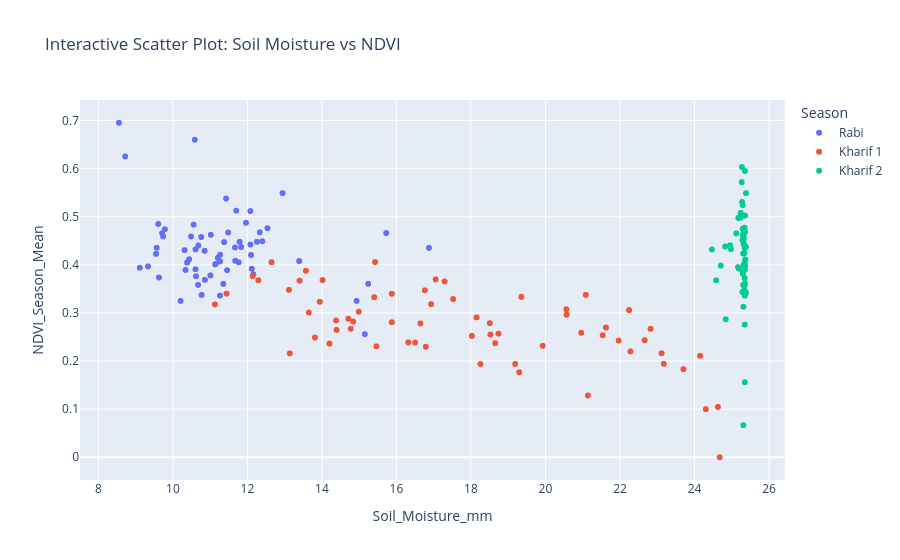

Here is the notebook cell this chart was saved with:
### Code cell
fig = px.scatter(
    df,
    x="Soil_Moisture_mm",
    y=target,
    color="Season",
    hover_data=["Crop_Name", "District", "Rainfall", "Heat_Stress_Days"],
    title="Interactive Scatter Plot: Soil Moisture vs NDVI"
)

fig.update_layout(
    xaxis_title="Soil_Moisture_mm",
    yaxis_title="NDVI_Season_Mean",
    legend_title="Season"
)

fig.show()

### Figure 1 — Plotly figure (JSON) as saved in the notebook; plotly's stock layout.template omitted (floating-point values rounded to 4 significant figures; data arrays with more than 128 entries replaced by an {"elided": "..."} marker saying what was removed)
{"data": [{"customdata": {"elided": "1280x4 mixed values"}, "hovertemplate": "Season=Rabi<br>Soil_Moisture_mm=%{x}<br>NDVI_Season_Mean=%{y}<br>Crop_Name=%{customdata[0]}<br>District=%{customdata[1]}<br>Rainfall=%{customdata[2]}<br>Heat_Stress_Days=%{customdata[3]}<extra></extra>", "legendgroup": "Rabi", "marker": {"color": "#636efa", "symbol": "circle"}, "mode": "markers", "name": "Rabi", "showlegend": true, "type": "scattergl", "x": {"elided": "1280 float values"}, "xaxis": "x", "y": {"elided": "1280 float values"}, "yaxis": "y"}, {"customdata": {"elided": "1536x4 mixed values"}, "hovertemplate": "Season=Kharif 1<br>Soil_Moisture_mm=%{x}<br>NDVI_Season_Mean=%{y}<br>Crop_Name=%{customdata[0]}<br>District=%{customdata[1]}<br>Rainfall=%{customdata[2]}<br>Heat_Stress_Days=%{customdata[3]}<extra></extra>", "legendgroup": "Kharif 1", "marker": {"color": "#EF553B", "symbol": "circle"}, "mode": "markers", "name": "Kharif 1", "showlegend": true, "type": "scattergl", "x": {"elided": "1536 float values"}, "xaxis": "x", "y": {"elided": "1536 float values"}, "yaxis": "y"}, {"customdata": {"elided": "1792x4 mixed values"}, "hovertemplate": "Season=Kharif 2<br>Soil_Moisture_mm=%{x}<br>NDVI_Season_Mean=%{y}<br>Crop_Name=%{customdata[0]}<br>District=%{customdata[1]}<br>Rainfall=%{customdata[2]}<br>Heat_Stress_Days=%{customdata[3]}<extra></extra>", "legendgroup": "Kharif 2", "marker": {"color": "#00cc96", "symbol": "circle"}, "mode": "markers", "name": "Kharif 2", "showlegend": true, "type": "scattergl", "x": {"elided": "1792 float values"}, "xaxis": "x", "y": {"elided": "1792 float values"}, "yaxis": "y"}], "layout": {"legend": {"title": {"text": "Season"}, "tracegroupgap": 0}, "title": {"text": "Interactive Scatter Plot: Soil Moisture vs NDVI"}, "xaxis": {"anchor": "y", "domain": [0, 1], "title": {"text": "Soil_Moisture_mm"}}, "yaxis": {"anchor": "x", "domain": [0, 1], "title": {"text": "NDVI_Season_Mean"}}}}
